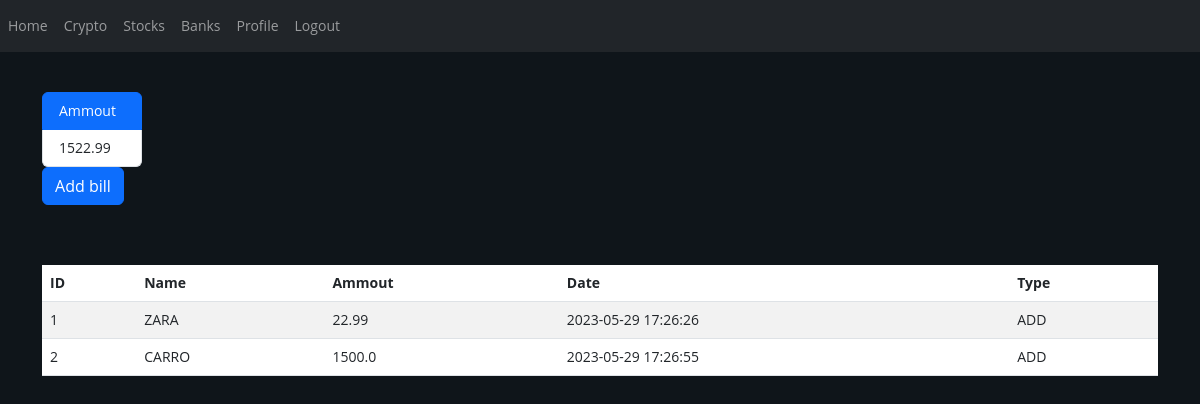
The app's page / (signed in) with its own data.
### website/models.py (models this page shows)
class Main(db.Model):
    id = db.Column(db.Integer, primary_key=True)
    transationname = db.Column(db.String(10000))
    type = db.Column(db.String(10000))
    ammout = db.Column(db.Float, nullable=False)
    date = db.Column(db.DateTime(timezone=True), default=func.now())
    user_id = db.Column(db.Integer, db.ForeignKey('user.id'))

### website/views.py (the view, shortened to what this page needs)
@views.route('/', methods=['GET', 'POST'])
@login_required
def home():
    sum = db.session.query(db.func.sum(Main.ammout)).filter_by(user_id=current_user.id).scalar()
    return render_template("home.html", user=current_user, sum=sum)

### website/__init__.py (called while the page is built)
def create_app():
    app = Flask(__name__)
    app.config['SECRET_KEY'] = 'devveeeeeeee'
    app.config['SQLALCHEMY_DATABASE_URI'] = f'sqlite:///{DB_NAME}'
    db.init_app(app)
    from .views import views
    from .auth import auth
    app.register_blueprint(views, url_prefix='/')
    app.register_blueprint(auth, url_prefix='/')
    from .models import User, Main
    login_manager = LoginManager()
    login_manager.login_view = 'auth.login'
    login_manager.init_app(app)
    @login_manager.user_loader
    def load_user(id):
        return User.query.get(int(id))
    with app.app_context():
        db.create_all()
    return app

### website/templates/home.html (shortened to what this page needs)
{% extends "base.html" %} {% block title %}Home{% endblock %} {% block content %}
<br>
<br>
<ul class="list-group" id="addmoney">
  <li class="list-group-item active">Ammout</li>
  <li class="list-group-item">{{ sum }}</li>
</ul>
<button id="myBtn" class="btn btn-primary">Add bill</button>
<br />
<br />
<br />
<br />
<table id="data" class="table table-striped">
  <thead>
    <tr>
      <th>ID</th>
      <th>Name</th>
      <th>Ammout</th>
      <th>Date</th>
      <th>Type</th>
    </tr>
  </thead>
  <tbody>
    {% for money in user.mains %}
    <tr>
      <td>{{ money.id }}</td>
      <td>{{ money.transationname }}</td>
      <td>{{ money.ammout }}</td>
      <td>{{ money.date }}</td>
      <td>{{ money.type }}</td>
    </tr>
    {% endfor %}
  </tbody>
</table>
{% endblock %}

### website/static/css/style.css (style rules this page uses)
body { background-color: #0f151a; font-family: "Open Sans", sans-serif; font-size: 14px; line-height: 1.42857143; color: rgb(255, 255, 255); margin: 0; padding: 0; }
.list-group { width: 100px; }
table { border-radius: 10px; background-color: #7289da; color: #000000; }

### records on screen
Main: id "1", transationname "ZARA", ammout "22.99", date "2023-05-29 17:26:26", type "ADD"
Main: id "2", transationname "CARRO", ammout "1500.0", date "2023-05-29 17:26:55", type "ADD"

### other values on screen
{{ sum }} "1522.99"
